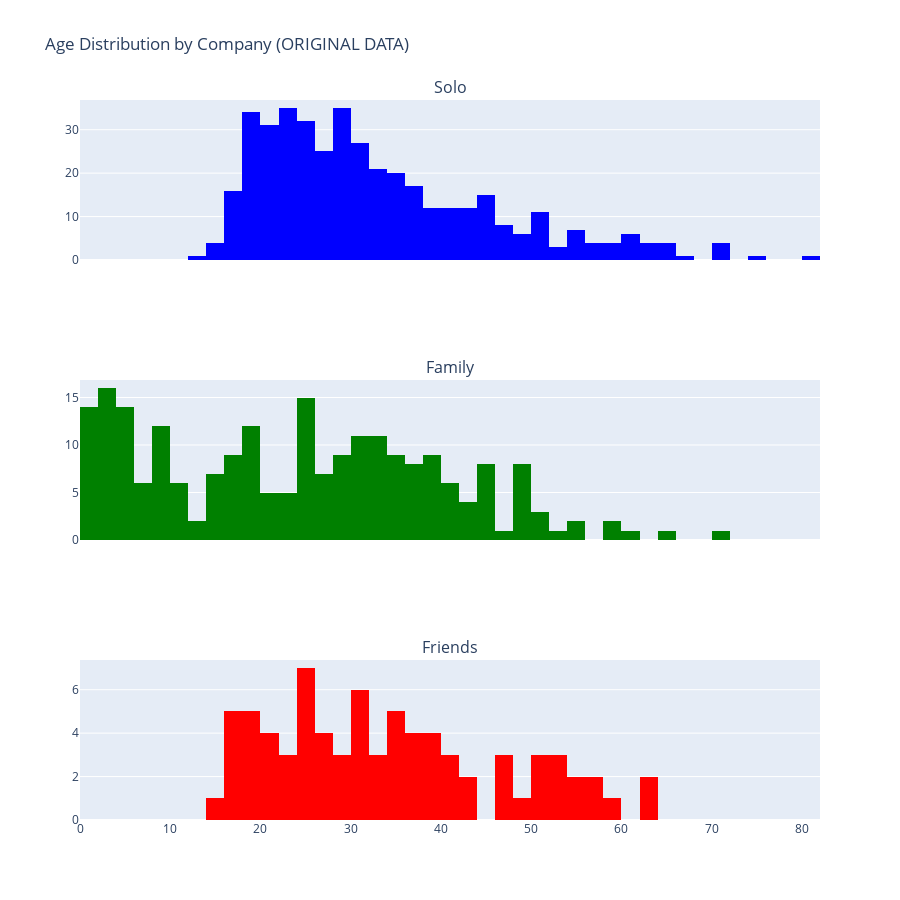

Notebook code for this chart:
### Code cell
# Show Age distributions by Company
plot_age_distribution_by_company(train_df, 'Age Distribution by Company (ORIGINAL DATA)')

### Figure 1 — Plotly figure (JSON) as saved in the notebook; plotly's stock layout.template omitted (floating-point values rounded to 4 significant figures; data arrays with more than 128 entries replaced by an {"elided": "..."} marker saying what was removed)
{"data": [{"bingroup": "x", "hovertemplate": "Age=%{x}<br>count=%{y}<extra></extra>", "legendgroup": "", "marker": {"color": "blue", "pattern": {"shape": ""}}, "name": "", "orientation": "v", "showlegend": false, "type": "histogram", "x": {"elided": "541 float values"}, "xaxis": "x", "yaxis": "y"}, {"bingroup": "x", "hovertemplate": "Age=%{x}<br>count=%{y}<extra></extra>", "legendgroup": "", "marker": {"color": "green", "pattern": {"shape": ""}}, "name": "", "orientation": "v", "showlegend": false, "type": "histogram", "x": {"elided": "260 float values"}, "xaxis": "x2", "yaxis": "y2"}, {"bingroup": "x", "hovertemplate": "Age=%{x}<br>count=%{y}<extra></extra>", "legendgroup": "", "marker": {"color": "red", "pattern": {"shape": ""}}, "name": "", "orientation": "v", "showlegend": false, "type": "histogram", "x": [26.0, 29.0, 63.0, 18.0, 17.0, 24.0, 26.0, 42.0, 32.0, 35.0, 21.0, 22.0, 41.0, NaN, NaN, 36.0, 36.0, 30.0, NaN, 32.0, 22.0, NaN, NaN, 18.0, 24.0, 50.0, 30.0, 54.0, 49.0, 38.0, 54.0, NaN, NaN, 30.0, 35.0, NaN, 16.0, 24.0, 52.0, 46.0, 20.0, 27.0, 52.0, 24.0, 51.0, 21.0, 38.0, 26.0, 30.0, NaN, 36.0, 39.0, 35.0, 28.0, 21.0, 58.0, 57.0, 15.0, 16.0, 46.0, 39.0, 16.0, 19.0, 16.0, NaN, 50.0, 19.0, 30.0, 19.0, 34.0, 47.0, 56.0, 22.0, NaN, 43.0, 33.0, NaN, 24.0, 30.0, 25.0, 40.0, 40.0, NaN, 52.0, 62.0, 25.0, 35.0, 28.5, 36.0, NaN], "xaxis": "x3", "yaxis": "y3"}], "layout": {"annotations": [{"font": {"size": 16}, "showarrow": false, "text": "Solo", "x": 0.5, "xanchor": "center", "xref": "paper", "y": 1, "yanchor": "bottom", "yref": "paper"}, {"font": {"size": 16}, "showarrow": false, "text": "Family", "x": 0.5, "xanchor": "center", "xref": "paper", "y": 0.6111, "yanchor": "bottom", "yref": "paper"}, {"font": {"size": 16}, "showarrow": false, "text": "Friends", "x": 0.5, "xanchor": "center", "xref": "paper", "y": 0.2222, "yanchor": "bottom", "yref": "paper"}], "height": 900, "showlegend": false, "title": {"text": "Age Distribution by Company (ORIGINAL DATA)"}, "xaxis": {"anchor": "y", "domain": [0, 1], "matches": "x3", "showticklabels": false}, "xaxis2": {"anchor": "y2", "domain": [0, 1], "matches": "x3", "showticklabels": false}, "xaxis3": {"anchor": "y3", "domain": [0, 1]}, "yaxis": {"anchor": "x", "domain": [0.7778, 1]}, "yaxis2": {"anchor": "x2", "domain": [0.3889, 0.6111]}, "yaxis3": {"anchor": "x3", "domain": [0, 0.2222]}}}
